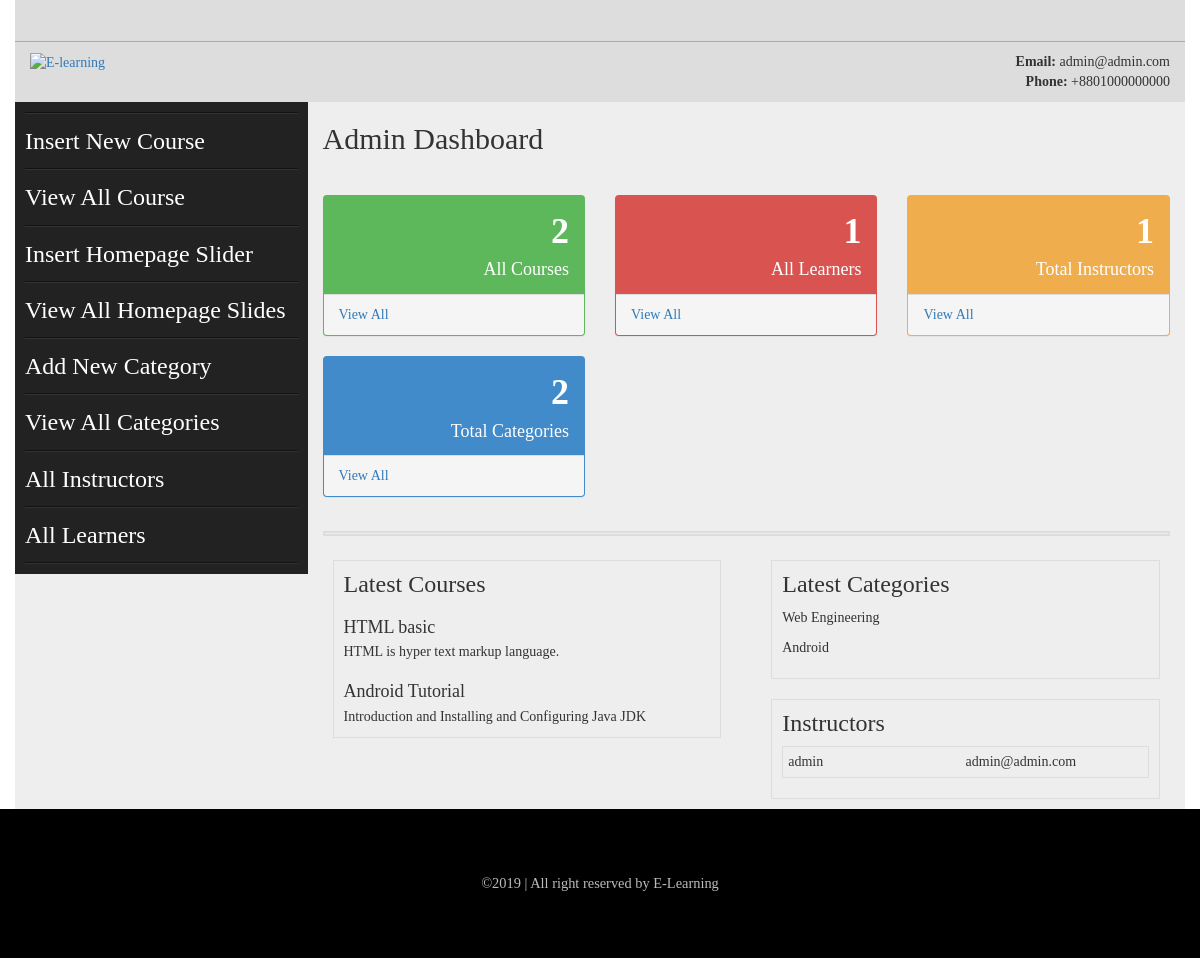
The app's page /admin/index.php with its own data.
### tables this page shows
CREATE TABLE `posts` (
  `post_id` int(100) NOT NULL,
  `cat_id` int(100) NOT NULL,
  `post_title` varchar(100) NOT NULL,
  `post_date` text NOT NULL,
  `post_author` varchar(50) NOT NULL,
  `post_keywords` text NOT NULL,
  `post_image` text NOT NULL,
  `post_content` longtext NOT NULL,
  `video_link` varchar(200) NOT NULL
);

CREATE TABLE `categories` (
  `cat_id` int(100) NOT NULL,
  `cat_name` varchar(100) NOT NULL,
  `cat_desc` text NOT NULL,
  `cat_icon` varchar(50) NOT NULL
);

CREATE TABLE `instructors` (
  `user_id` int(100) NOT NULL,
  `user_fname` text NOT NULL,
  `user_lname` text NOT NULL,
  `user_name` varchar(100) NOT NULL,
  `user_email` varchar(100) NOT NULL,
  `user_pass` varchar(50) NOT NULL,
  `about` text NOT NULL,
  `admin` tinyint(1) DEFAULT NULL
);

### admin/index.php (the view, shortened to what this page needs)
<?php include("includes/header.php");?>
<section class="admin_area">
    <div class="container">
        <div class="row">
            <?php include("includes/admin_menus.php");?>
            <div class="col-md-9 col-sm-9 col-xs-12">
                <div class="add_admin_content">
                   <h2>Admin Dashboard</h2>
                    <div class="row">
                        <div class="col-md-4 col-md-6">
                            <div class="panel panel-green">
                                <div class="panel-heading">
                                    <div class="row">
                                        <div class="col-xs-3">
                                        </div>
                                        <div class="col-xs-9 text-right">
                                            <?php
                                            $post = "SELECT * FROM `posts`";
                                            $run_post = mysqli_query($con,$post);
                                            $num_rows = mysqli_num_rows($run_post);
                                            ?>
                                            <div class="huge"><?php echo $num_rows;?></div>
                                            <div>All Courses</div>
                                        </div>
                                    </div>
                                </div>
                                <a href="view_post.php">
                                    <div class="panel-footer">
                                        <span class="pull-left">View All</span>
                                        <div class="clearfix"></div>
                                    </div>
                                </a>
                            </div>
                        </div>
                        <div class="col-md-4 col-md-6">
                            <div class="panel panel-red">
                                <div class="panel-heading">
                                    <div class="row">
                                        <div class="col-xs-3">
                                        </div>
                                        <div class="col-xs-9 text-right">
                                            <?php
                                            $learner = "SELECT * FROM `learners`";
                                            $run_learner = mysqli_query($con,$learner);
                                            $num_rows_learner = mysqli_num_rows($run_learner);
                                            ?>
                                            <div class="huge"><?php echo $num_rows_learner;?></div>
                                            <div>All Learners</div>
                                        </div>
                                    </div>
                                </div>
                                <a href="all_learners.php">
                                    <div class="panel-footer">
                                        <span class="pull-left">View All</span>
                                        <div class="clearfix"></div>
                                    </div>
                                </a>
                            </div>
                        </div>
                        <div class="col-md-4 col-md-6">
                            <div class="panel panel-orange">
                                <div class="panel-heading">
                                    <div class="row">
                                        <div class="col-xs-3">
                                        </div>
                                        <div class="col-xs-9 text-right">
                                            <?php
                                            $instructors = "SELECT * FROM `instructors`";
                                            $run_instructors = mysqli_query($con,$instructors);
                                            $num_rows_instructors = mysqli_num_rows($run_instructors);
                                            ?>
                                            <div class="huge"><?php echo $num_rows_instructors;?></div>
                                            <div>Total Instructors</div>
                                        </div>
                                    </div>
                                </div>
                                <a href="all_instructors.php">
                                    <div class="panel-footer">
                                        <span class="pull-left">View All</span>
                                        <div class="clearfix"></div>
                                    </div>
                                </a>
                            </div>
                        </div>
                        <div class="col-md-4 col-md-6">
                            <div class="panel panel-blue">
                                <div class="panel-heading">
                                    <div class="row">
                                        <div class="col-xs-3">
                                        </div>
                                        <div class="col-xs-9 text-right">
                                            <?php
                                            $categories = "SELECT * FROM `categories`";
                                            $run_categories = mysqli_query($con,$categories);
                                            $num_rows_categories = mysqli_num_rows($run_categories);
                                            ?>
                                            <div class="huge"><?php echo $num_rows_categories;?></div>
                                            <div>Total Categories</div>
                                        </div>
                                    </div>
                                </div>
                                <a href="view_categories.php">
                                    <div class="panel-footer">
                                        <span class="pull-left">View All</span>
                                        <div class="clearfix"></div>
                                    </div>
                                </a>
                            </div>
                        </div>
                    </div>
                    <hr >
                   <div class="row">
                       <div class="col-md-6 col-sm-12">
                           <div class="latest_admin_post admin_latest">
                               <h3>Latest Courses</h3>
                                <?php
                                $post = "select * from posts LIMIT 5";
                                $run_post = mysqli_query($con,$post);
                                while($post_row = mysqli_fetch_array($run_post)):
                                $post_title = $post_row ['post_title'];
                                $post_content = substr($post_row ['post_content'],0,100);
                                ?>
                                <h4 style="margin-top:20px;margin-bottom:5px"><?php echo $post_title;?></h4>
                                <p ><?php echo $post_content;?></p>
                                <?php endwhile;?>
                           </div>
                       </div>
                       <div class="col-md-6 col-sm-12">
                           <div class="latest_admin_categories admin_latest">
                               <h3>Latest Categories</h3>
                               <ul>
                                <?php
                                $cat_other = "select * from categories LIMIT 5";
                                $run_cat_other = mysqli_query($con,$cat_other);
                                while($cat_other_row = mysqli_fetch_array($run_cat_other)):
                                $category_other_name = $cat_other_row['cat_name'];
                                ?>
                                   <li><?php echo $category_other_name;?></li>
                                <?php endwhile;?>
                               </ul>
                           </div>
                       </div>
                       <div class="col-md-6 col-sm-12">
                           <div class="latest_admins admin_latest">
                               <h3>Instructors</h3>
                               <ul>
                                <?php
                                $user = "select * from instructors LIMIT 5";
                                $run_user = mysqli_query($con,$user);
                                while($user_row = mysqli_fetch_array($run_user)):
                                $uname = $user_row ['user_name'];
                                $uemail = $user_row ['user_email'];
                                ?>
                                <li>
                                    <span><?php echo $uname;?></span>
                                    <span><?php echo $uemail;?></span>
                                </li>
                                <?php endwhile;?>
                                </ul>
                           </div>
                       </div>
                   </div>
                </div>
            </div>
        </div>
    </div>
</section>
<?php include("includes/footer.php");?>

### admin/includes/header.php (shortened to what this page needs)
<!doctype html>
<html>
    <head>
        <link href="css/jquery.bxslider.css" rel="stylesheet">
        <link href="css/bootstrap.min.css" rel="stylesheet">
        <link rel="stylesheet" href="css/style.css">
        <link rel="stylesheet" href="css/main.css">
        <link rel="stylesheet" href="css/footer.css">
    </head>
    <body>
<header class="header_area">
    <div class="container">
        <div class="row top_header">
            <div class="col-md-12 col-sm-12 col-xs-12">
            </div>
        </div>
        <div class="row logo_area">
            <div class="col-md-6 col-sm-6- col-xs-12">
                <div class="logo">
                    <a href="index.php"><img src="images/logo.png" alt="E-learning"></a>
                </div>
            </div>
            <div class="col-md-6 col-sm-6 col-xs-12">
                <div class="contact_header pull-right text-right">
                    <p><strong>Email: </strong>admin@admin.com</p>
                    <p><strong>Phone: </strong>+8801000000000</p>
                </div>
            </div>
        </div>
    </div>
</header>

### admin/includes/admin_menus.php
<div class="col-md-3 col-sm-3 col-xs-12">
    <div class="admin_sidebarmenu">
        <ul>
            <li><a href="insert_post.php"><i class="fa fa-location-arrow"></i>  Insert New Course</a></li>
            <li><a href="view_post.php?view=view_post"><i class="fa fa-cube"></i>  View All Course</a></li>
            <li><a href="insert_slider.php"><i class="fa fa-leaf"></i>  Insert Homepage Slider</a></li>
            <li><a href="insert_slider.php"><i class="fa fa-file-picture-o"></i>  View All Homepage Slides</a></li>
            <li><a href="insert_category.php"><i class="fa fa-black-tie"></i>  Add New Category</a></li>
            <li><a href="view_categories.php"><i class="fa fa-diamond"></i>  View All Categories</a></li>
            <li><a href="all_instructors.php"><i class="fa fa-adjust"></i>  All Instructors</a></li>
            <li><a href="all_learners.php"><i class="fa fa-adjust"></i>  All Learners</a></li>
        </ul>
    </div>
</div>

### admin/includes/footer.php (shortened to what this page needs)
            <footer id="footer">
                <div class="copyright">
                    <p>&copy;2019 | All right reserved by E-Learning</p>
                </div>
            </footer>
    </body>
</html>

### admin/css/style.css (style rules this page uses)
body { font-family: 'Lora', serif; }
img { max-width: 100%; height: auto; }
ul { margin: 0; padding: 0; list-style: none; }
h1,h2,h3,h4,h5,h6,p { margin: 0; padding: 0 }
.container { background: #eee }
.row.top_header { background: #ddd none repeat scroll 0 0; padding: 20px 0; }
.row.logo_area { background: #ddd none repeat scroll 0 0; padding: 10px 0; }
.row.top_header { border-bottom: 1px solid #aaa; }
.admin_sidebarmenu li { border-bottom: 1px solid #111; border-top: 1px solid #333; }
.admin_area .col-md-3.col-sm-3.col-xs-12 { height: 100% !important; padding: 0; position: relative; }
.admin_sidebarmenu a { color: #fff; display: inline-block; font-size: 24px; padding: 10px 0; }
.admin_sidebarmenu { background: #222 none repeat scroll 0 0; padding: 10px; }
.admin_area .row { position: relative; }
.add_admin_content h2 { margin-bottom: 40px; margin-top: 20px; }
.admin_sidebarmenu > ul { border-bottom: 1px solid; border-top: 1px solid #111; }
.admin_latest { border: 1px solid #ddd; margin: 10px; padding: 10px; }
.panel { background-color: transparent; }
body, html { height: 100%; }
.admin_latest span { display: inline-block; width: 49%; }
.latest_admins.admin_latest li { border: 1px solid #ddd; margin: 10px 0; padding: 5px; }
.latest_admin_categories.admin_latest li { margin: 10px 0; }
.admin_area hr { border: 2px solid #ddd; }
.panel.panel-green { background: #5db85b none repeat scroll 0 0; }
.panel .col-xs-9.text-right { color: #fff; font-size: 18px; }
.panel .col-xs-9.text-right .huge { font-size: 36px; font-weight: bold; }
.panel.panel-red { background: #d95350 none repeat scroll 0 0; }
.panel.panel-orange { background: #efad4d none repeat scroll 0 0; }
.panel.panel-blue { background: #418bca none repeat scroll 0 0; }

### admin/css/main.css (style rules this page uses)
html { color: #222; font-size: 1em; line-height: 1.4; }
hr { display: block; height: 1px; border: 0; border-top: 1px solid #ccc; margin: 1em 0; padding: 0; }
audio, canvas, iframe, img, svg, video { vertical-align: middle; }
.clearfix:before, .clearfix:after { content: " "; display: table; }

### admin/css/footer.css (style rules this page uses)
#footer { padding: 4rem 0 2rem 0 ; background: #000; text-align: center; }
#footer .copyright { color: #bbb; font-size: 0.9rem; margin: 0 0 2rem 0; padding: 0; text-align: center; }

### records on screen
posts: post_title "HTML basic", post_content "HTML is hyper text markup language."
posts: post_title "Android Tutorial", post_content "Introduction and Installing and Configuring Java JDK"
categories: cat_name "Web Engineering"
categories: cat_name "Android"
instructors: user_name "admin", user_email "admin@admin.com"

### other values on screen
$num_rows "2"
$num_rows_learner "1"
$num_rows_instructors "1"
$num_rows_categories "2"
